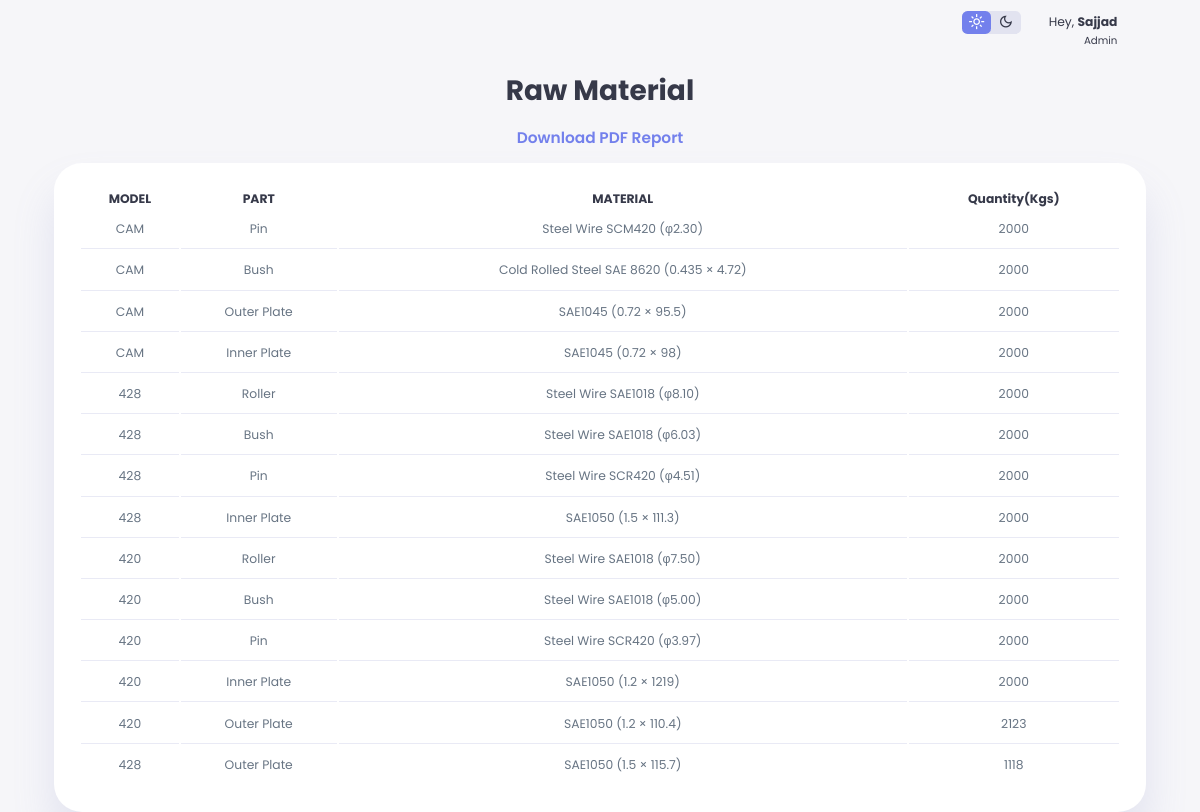
/ShowRawMaterial/ (signed in), run on an earlier commit of the app's database.
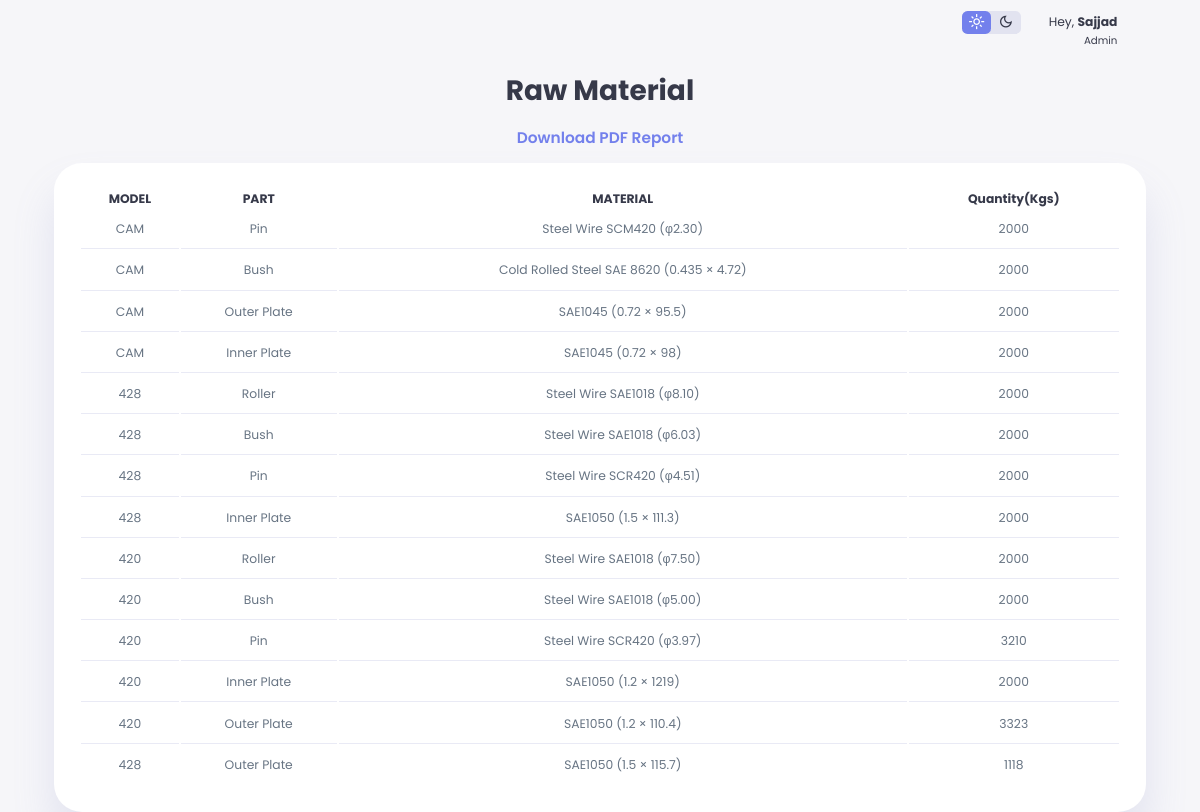
And on a later commit of the database.
### atlas/models.py (models this page shows, shortened)
class RawMaterial(models.Model):
    MODEL_CHOICES = [
        ('420', '420'),
        ('428', '428'),
        ('CAM', 'CAM'),
    ]
    PART_CHOICES = [
        ('Inner Plate', 'Inner Plate'),
        ('Outer Plate', 'Outer Plate'),
        ('Pin', 'Pin'),
        ('Bush', 'Bush'),
        ('Roller', 'Roller'),
    ]
    MATERIAL_CHOICES = [
        ('SAE1050 (1.2 × 104.2)', 'SAE1050 (1.2 × 104.2)'),
        ('SAE1050 (1.2 × 1219)', 'SAE1050 (1.2 × 1219)'),
        ('SAE1050 (1.2 × 110.4)', 'SAE1050 (1.2 × 110.4)'),
        ('SAE1050 (1.5 × 111.3)', 'SAE1050 (1.5 × 111.3)'),
        ('SAE1050 (1.5 × 1219)', 'SAE1050 (1.5 × 1219)'),
        ('SAE1050 (1.5 × 115.7)', 'SAE1050 (1.5 × 115.7)'),
        ('SAE1045 (0.72 × 98)', 'SAE1045 (0.72 × 98)'),
        ('SAE1045 (0.72 × 1000)', 'SAE1045 (0.72 × 1000)'),
        ('SAE1045 (0.72 × 95.5)', 'SAE1045 (0.72 × 95.5)'),
        ('Steel Wire SCR420 (φ3.97)', 'Steel Wire SCR420 (φ3.97)'),
        ('Steel Wire SCR420 (φ4.51)', 'Steel Wire SCR420 (φ4.51)'),
        ('Steel Wire SAE1018 (φ5.00)', 'Steel Wire SAE1018 (φ5.00)'),
        ('Steel Wire SAE1018 (φ7.50)', 'Steel Wire SAE1018 (φ7.50)'),
        ('Steel Wire SAE1018 (φ6.03)', 'Steel Wire SAE1018 (φ6.03)'),
        ('Steel Wire SAE1018 (φ8.10)', 'Steel Wire SAE1018 (φ8.10)'),
        ('Steel Wire SCM420 (φ2.30)', 'Steel Wire SCM420 (φ2.30)'),
        ('Cold Rolled Steel SAE 8620 (0.435 × 4.72)', 'Cold Rolled Steel SAE 8620 (0.435 × 4.72)'),
    ]
    model = models.CharField(max_length=50, choices=MODEL_CHOICES)
    material = models.CharField(max_length=255, choices=MATERIAL_CHOICES)
    part = models.CharField(max_length=50, choices=PART_CHOICES)
    quantity = models.IntegerField(default=0)

### atlas/views.py (the view)
# urls.py: path('ShowRawMaterial/', views.ShowRawMaterial, name="ShowRawMaterial"),
def ShowRawMaterial(request):
    context = {}
    context['Products'] = RawMaterial.objects.all().order_by('-id')
    return render(request, 'AllProducts.html', context)

### templates/AllProducts.html (shortened to what this page needs)
{% load static %}
<!DOCTYPE html>
<html lang="en">
<head>
</head>
<body>
  {% if user.is_authenticated %}
  <div class="container">
    <main>
      <div class="products">
        <h2>Raw Material</h2>
        <a href="{% url 'download_pdf2' %}">
          Download PDF Report
        </a>
        <table>
          <thead>
            <tr>
              <th>MODEL</th>
              <th>PART</th>
              <th>MATERIAL</th>
              <th>Quantity(Kgs)</th>
            </tr>
          </thead>
          <tbody>
            {% for product in Products %}
            <tr>
              <td>{{ product.model}} </td>
              <td>{{product.part}} </td>
              <td>{{product.material}}</td>
              <td>{{product.quantity}}</td>
            </tr>
            {% endfor %}
        </table>
      </div>
      <div class="top">
        <div class="theme-toggle-btn">
          <span class="material-symbols-sharp active">light_mode</span>
          <span class="material-symbols-sharp">dark_mode</span>
        </div>
        <div class="profile">
          <div class="info">
            <p>Hey, <b>Sajjad</b></p>
            <small class = "text-muted">Admin</small>
          </div>
          <div class="profile-photo">
          </div>
        </div>
      </div>
    </main>
  </div>
{%endif%}
</body>
</html>

What changed in the data, as far as the page shows it:
changed RawMaterial "Steel Wire SCR420 (φ3.97)": quantity "2000" → "3210"
changed RawMaterial "SAE1050 (1.2 × 110.4)": quantity "2123" → "3323"
